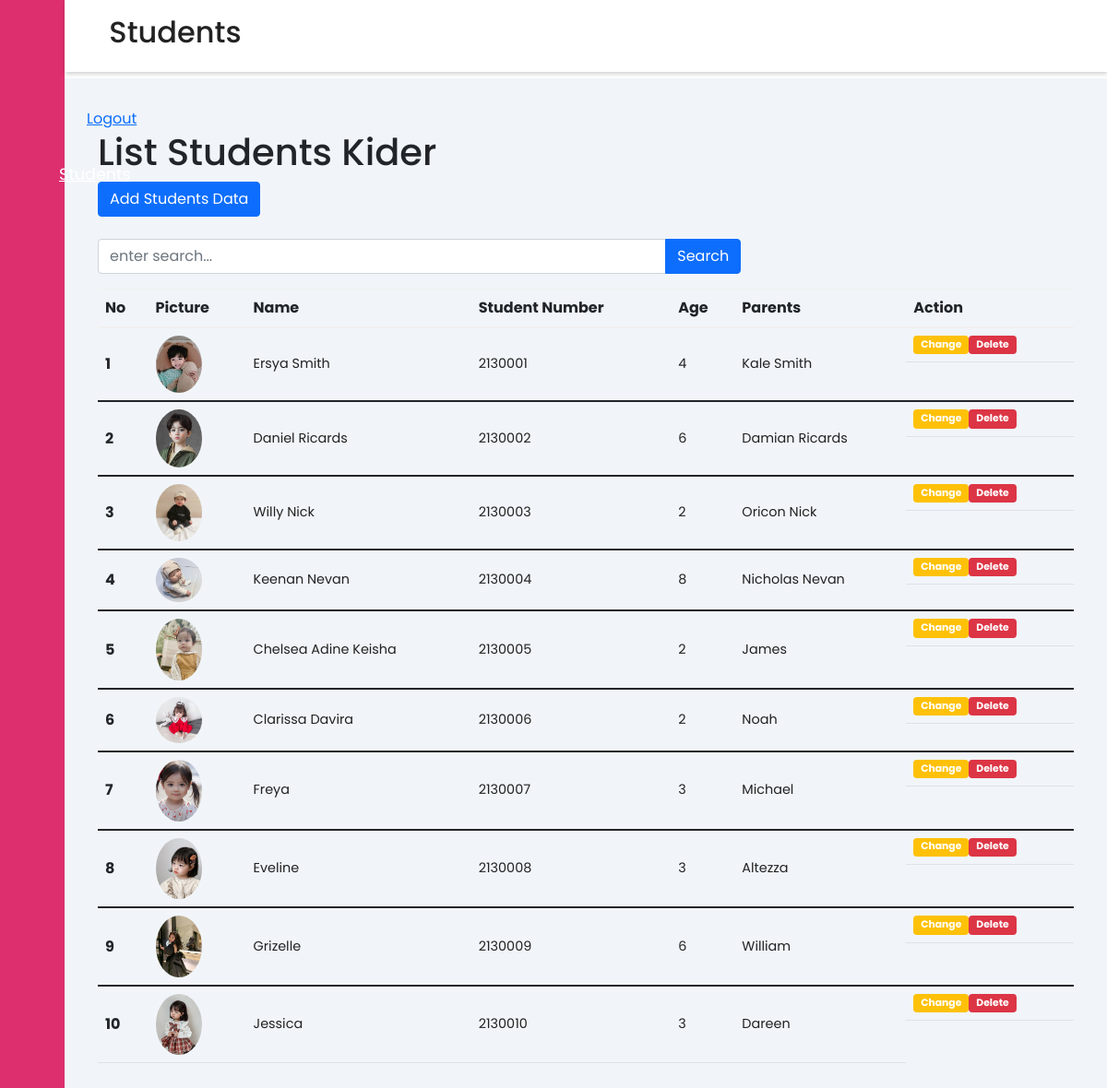
/students.php (signed in), run on the app's committed database.
### tables this page shows
CREATE TABLE `students` (
  `id` int(11) NOT NULL,
  `Picture` varchar(50) NOT NULL,
  `Name_students` varchar(50) NOT NULL,
  `Student_number` varchar(50) NOT NULL,
  `Age` varchar(11) NOT NULL,
  `Parents` varchar(50) NOT NULL
);

### function.php (called while the page is built, shortened)
<?php
function koneksi () {
    $conn = mysqli_connect('localhost', 'root', '', 'tubes') or die ('koneksi gagal');
    return $conn;
}
function query ($query) {
    $conn = koneksi ();
    $result = mysqli_query($conn,$query) or die(mysqli_error($conn));
    $rows = [];
    while($row = mysqli_fetch_assoc($result)){
    $rows[] = $row;
    }
    return $rows;
}

### students.php (the view, shortened to what this page needs)
<?php
require 'function.php';
$students = query("SELECT * FROM students");
?>
<!DOCTYPE html>
<html lang="en">
<head>
    <link rel="stylesheet" href="https://maxst.icons8.com/vue-static/landings/line-awesome/line-awesome/1.3.0/css/line-awesome.min.css">
    <link rel="stylesheet" href="style.css">
    <link href="https://cdn.jsdelivr.net/npm/bootstrap@5.1.3/dist/css/bootstrap.min.css" rel="stylesheet">
</head>
<body>
    <div class="sidebar">
        <div class="sidebar-brand">
           <h2><span class="lab la-accusoft"></span> <span>Kider Kids</span></h2>
        </div>
        <div class="sidebar-menu">
            <ul>
                <li>
                    <a href="index.html"><span class="las la-igloo"></span> <span>Dashboard</span></a>
                </li
                <li>
                    <a href="students.php"><span class="active" class="las la-users"></span> <span>Students</span></a>
                <li>
                    <a href=""><span class="las la-clipboard-list"></span> <span>School Classes</span></a>
                </li>
            </ul>
        </div>
    </div>
    <div class="main-content">
        <header>
            <h2>
                <label for="nav-toggle">
                    <span class="las la-bars"></span>
                </label>
                Students
            </h2>
        </header>
        <main>
        <a href="logout.php">Logout</a>
    <div class="container col-md-12 m-0">
        <h1>List Students Kider</h1>
        <a href="add.php" class="btn btn-primary">Add Students Data</a>
        <div class="row mt-4">
          <div class="col-8">
            <form action="" method="get">
              <div class="input-group mb-3">
                <input type="text" class="form-control" name="keyword" id="keyword" autocomplete="off" placeholder="enter search..." autofocus id="keyword">
                <button class="btn btn-primary" type="submit" id="tombol-cari" name="Search">Search</button>
              </div>
            </form>
          </div>
        </div>
        <div id="container">
        <table class="table">
  <thead>
    <tr>
      <th scope="col">No</th>
      <th scope="col">Picture</th>
      <th scope="col">Name</th>
      <th scope="col">Student Number</th>
      <th scope="col">Age</th>
      <th scope="col">Parents</th>
      <th scope="col">Action</th>
    </tr>
  </thead>
  <tbody>
  <?php $no = 1; foreach($students as $stds) { ?>
    <tr class="align-middle">
      <th scope="row"><?= $no++; ?></th>
      <td>
          <img src="img/<?php echo $stds["Picture"]; ?>" width="50" class="rounded-circle" >
      </td>
      <td><?php echo $stds["Name_students"] ?></td>
      <td><?php echo $stds["Student_number"] ?></td>
      <td><?php echo $stds["Age"] ?></td>
      <td><?php echo $stds["Parents"] ?></td>
      <td>
          <a href="change.php?id=<?= $stds["id"]; ?>"class="btn badge bg-warning">Change</a>
          <a href="delete.php?id=<?= $stds["id"]; ?>"class="btn badge bg-danger" onclick="return confirm('yakin akan menghapus?')">Delete</a>
      </td>
    </tr>
  </tbody>
  <?php }
  ?>
</table>
</div>
    </div>
</body>
</html>

### style.css (style rules this page uses)
:root { --main-color: #dd2f6e; --color-dark: #1D2231; --text-grey: #8390A2; }
* { padding: 0; margin: 0; box-sizing: border-box; list-style-type: none; text-decoration: none; font-family: 'Poppins', sans-serif; }
.sidebar { width: 345px; position: fixed; left: 0; top: 0; height: 100%; background: var(--main-color); z-index: 100; transition: width 300ms; }
.sidebar-brand { height: 90px; padding: 1rem 0rem 1rem 2rem; color: #fff; }
.sidebar-menu { margin-top: 1rem; }
.sidebar-menu li { width: 100%; margin-bottom: 1.7rem; padding-left: 1rem; }
.sidebar-menu a { padding-left: 1rem; display: block; color: #fff; font-size: 1.1rem; }
.sidebar-menu a span:first-child { font-size: 1.5rem; padding-right: 1rem; }
.main-content { transition: margin-left 300ms; margin-left: 345px; }
header { background: #fff; display: flex; justify-content: space-between; padding: 1rem 1.5rem; box-shadow: 1px 2px 5px rgba(0,0,0,0.2); position: fixed; left: 345px; width: calc(100% - 345px); top: 0; z-index: 100; transition: left 300ms; }
header h2 { color: #222; }
header label span { font-size: 1.7rem; padding-right: 1rem; }
main { margin-top: 85px; padding: 2rem 1.5rem; background: #f1f5f9; min-height: calc(100vh - 90px); }
table { border-collapse: collapse; }
thead tr { border-top: 1px solid #f0f0f0; border-bottom: 2px solid #f0f0f0; }
td { padding: .5rem 1rem; font-size: .9rem; color: #222; }
tr td:last-child { display: flex; align-items: center; }
@media only screen and (max-width: 1200px) { .sidebar { width: 70px; } }
@media only screen and (max-width: 1200px) { .sidebar .sidebar-brand, .sidebar li { padding-left: 1rem; text-align: center; } }
@media only screen and (max-width: 1200px) { .sidebar li a { padding-left: 0rem; } }
@media only screen and (max-width: 1200px) { .main-content { margin-left: 70px; } }
@media only screen and (max-width: 1200px) { .main-content header { width: calc(100% - 70px); left: 70px; } }

### data on the page
students: Picture (picture), Name_students "Ersya Smith", Student_number "2130001", Age "4", Parents "Kale Smith"
students: Picture (picture), Name_students "Daniel Ricards", Student_number "2130002", Age "6", Parents "Damian Ricards"
students: Picture (picture), Name_students "Willy Nick", Student_number "2130003", Age "2", Parents "Oricon Nick"
students: Picture (picture), Name_students "Keenan Nevan", Student_number "2130004", Age "8", Parents "Nicholas Nevan"
students: Picture (picture), Name_students "Chelsea Adine Keisha", Student_number "2130005", Age "2", Parents "James"
students: Picture (picture), Name_students "Clarissa Davira", Student_number "2130006", Age "2", Parents "Noah"
students: Picture (picture), Name_students "Freya", Student_number "2130007", Age "3", Parents "Michael"
students: Picture (picture), Name_students "Eveline", Student_number "2130008", Age "3", Parents "Altezza"
students: Picture (picture), Name_students "Grizelle", Student_number "2130009", Age "6", Parents "William"
students: Picture (picture), Name_students "Jessica", Student_number "2130010", Age "3", Parents "Dareen"
